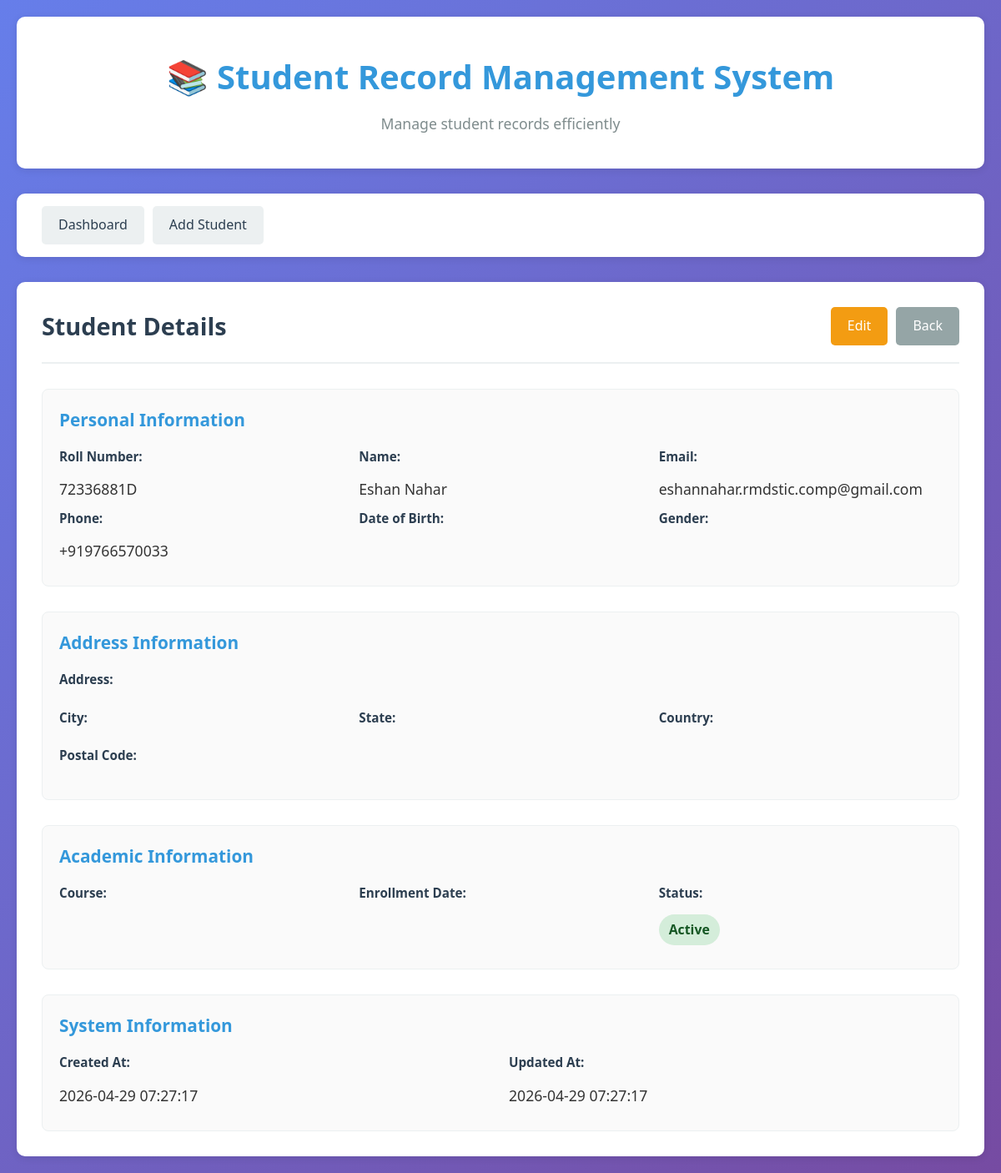
/view_student.php?id=3, run on the app's committed database.
### tables this page shows
CREATE TABLE students (
        id INTEGER PRIMARY KEY AUTOINCREMENT,
        roll_number TEXT UNIQUE NOT NULL,
        first_name TEXT NOT NULL,
        last_name TEXT NOT NULL,
        email TEXT UNIQUE NOT NULL,
        phone TEXT,
        date_of_birth DATE,
        gender TEXT,
        address TEXT,
        city TEXT,
        state TEXT,
        country TEXT,
        postal_code TEXT,
        course TEXT,
        enrollment_date DATE,
        status TEXT DEFAULT 'Active',
        created_at TIMESTAMP DEFAULT CURRENT_TIMESTAMP,
        updated_at TIMESTAMP DEFAULT CURRENT_TIMESTAMP
    );

### view_student.php (the view, shortened to what this page needs)
<?php
require_once 'db.php';
$student_id = intval($_GET['id']);
$student = null;
try {
    if (DB_TYPE === 'sqlite') {
        $query = "SELECT * FROM students WHERE id = ?";
        $stmt = $conn->prepare($query);
        $stmt->execute([$student_id]);
        $student = $stmt->fetch(PDO::FETCH_ASSOC);
    } else if (DB_TYPE === 'mysql') {
        $query = "SELECT * FROM students WHERE id = $student_id";
        $result = $conn->query($query);
        $student = $result->fetch_assoc();
    }
} catch (Exception $e) {
    header('Location: index.php');
    exit;
}
?>
<!DOCTYPE html>
<html lang="en">
<head>
    <link rel="stylesheet" href="assets/css/style.css">
</head>
<body>
    <div class="container">
        <div class="header">
            <h1>📚 Student Record Management System</h1>
            <p>Manage student records efficiently</p>
        </div>
        <nav class="navbar">
            <a href="index.php" class="nav-link">Dashboard</a>
            <a href="add_student.php" class="nav-link">Add Student</a>
        </nav>
        <div class="view-container">
            <div class="view-header">
                <h2>Student Details</h2>
                <div class="view-actions">
                    <a href="edit_student.php?id=<?php echo $student['id']; ?>" class="btn btn-edit">Edit</a>
                    <a href="index.php" class="btn btn-secondary">Back</a>
                </div>
            </div>
            <div class="student-details">
                <div class="detail-section">
                    <h3>Personal Information</h3>
                    <div class="detail-row">
                        <div class="detail-item">
                            <label>Roll Number:</label>
                            <p><?php echo htmlspecialchars($student['roll_number']); ?></p>
                        </div>
                        <div class="detail-item">
                            <label>Name:</label>
                            <p><?php echo htmlspecialchars($student['first_name'] . ' ' . $student['last_name']); ?></p>
                        </div>
                        <div class="detail-item">
                            <label>Email:</label>
                            <p><?php echo htmlspecialchars($student['email']); ?></p>
                        </div>
                    </div>
                    <div class="detail-row">
                        <div class="detail-item">
                            <label>Phone:</label>
                            <p><?php echo htmlspecialchars($student['phone'] ?? 'N/A'); ?></p>
                        </div>
                        <div class="detail-item">
                            <label>Date of Birth:</label>
                            <p><?php echo htmlspecialchars($student['date_of_birth'] ?? 'N/A'); ?></p>
                        </div>
                        <div class="detail-item">
                            <label>Gender:</label>
                            <p><?php echo htmlspecialchars($student['gender'] ?? 'N/A'); ?></p>
                        </div>
                    </div>
                </div>
                <div class="detail-section">
                    <h3>Address Information</h3>
                    <div class="detail-row">
                        <div class="detail-item">
                            <label>Address:</label>
                            <p><?php echo htmlspecialchars($student['address'] ?? 'N/A'); ?></p>
                        </div>
                    </div>
                    <div class="detail-row">
                        <div class="detail-item">
                            <label>City:</label>
                            <p><?php echo htmlspecialchars($student['city'] ?? 'N/A'); ?></p>
                        </div>
                        <div class="detail-item">
                            <label>State:</label>
                            <p><?php echo htmlspecialchars($student['state'] ?? 'N/A'); ?></p>
                        </div>
                        <div class="detail-item">
                            <label>Country:</label>
                            <p><?php echo htmlspecialchars($student['country'] ?? 'N/A'); ?></p>
                        </div>
                    </div>
                    <div class="detail-row">
                        <div class="detail-item">
                            <label>Postal Code:</label>
                            <p><?php echo htmlspecialchars($student['postal_code'] ?? 'N/A'); ?></p>
                        </div>
                    </div>
                </div>
                <div class="detail-section">
                    <h3>Academic Information</h3>
                    <div class="detail-row">
                        <div class="detail-item">
                            <label>Course:</label>
                            <p><?php echo htmlspecialchars($student['course'] ?? 'N/A'); ?></p>
                        </div>
                        <div class="detail-item">
                            <label>Enrollment Date:</label>
                            <p><?php echo htmlspecialchars($student['enrollment_date'] ?? 'N/A'); ?></p>
                        </div>
                        <div class="detail-item">
                            <label>Status:</label>
                            <p><span class="status status-<?php echo strtolower($student['status']); ?>">
                                <?php echo htmlspecialchars($student['status']); ?>
                            </span></p>
                        </div>
                    </div>
                </div>
                <div class="detail-section">
                    <h3>System Information</h3>
                    <div class="detail-row">
                        <div class="detail-item">
                            <label>Created At:</label>
                            <p><?php echo htmlspecialchars($student['created_at']); ?></p>
                        </div>
                        <div class="detail-item">
                            <label>Updated At:</label>
                            <p><?php echo htmlspecialchars($student['updated_at']); ?></p>
                        </div>
                    </div>
                </div>
            </div>
        </div>
    </div>
</body>
</html>

### assets/css/style.css (style rules this page uses)
* { margin: 0; padding: 0; box-sizing: border-box; }
:root { --primary-color: #3498db; --secondary-color: #2c3e50; --success-color: #27ae60; --danger-color: #e74c3c; --warning-color: #f39c12; --light-color: #ecf0f1; --dark-color: #2c3e50; --text-color: #333; --border-color: #bdc3c7; --shadow: 0 2px 10px rgba(0, 0, 0, 0.1); }
body { font-family: 'Segoe UI', Tahoma, Geneva, Verdana, sans-serif; background: linear-gradient(135deg, #667eea 0%, #764ba2 100%); min-height: 100vh; color: var(--text-color); line-height: 1.6; }
.container { max-width: 1200px; margin: 0 auto; padding: 20px; }
.header { background: white; padding: 40px 30px; border-radius: 10px; margin-bottom: 30px; box-shadow: var(--shadow); text-align: center; }
.header h1 { color: var(--primary-color); font-size: 2.5em; margin-bottom: 10px; }
.header p { color: #7f8c8d; font-size: 1.1em; }
.navbar { display: flex; gap: 10px; margin-bottom: 30px; background: white; padding: 15px 30px; border-radius: 10px; box-shadow: var(--shadow); flex-wrap: wrap; }
.nav-link { padding: 10px 20px; background: var(--light-color); color: var(--secondary-color); text-decoration: none; border-radius: 5px; transition: all 0.3s ease; font-weight: 500; }
.btn { padding: 10px 20px; border: none; border-radius: 5px; cursor: pointer; text-decoration: none; font-weight: 500; transition: all 0.3s ease; display: inline-block; text-align: center; }
.btn-secondary { background: #95a5a6; color: white; }
.btn-edit { background: var(--warning-color); color: white; }
.status { padding: 6px 12px; border-radius: 20px; font-size: 0.9em; font-weight: 600; display: inline-block; }
.status-active { background: #d4edda; color: #155724; }
.view-container { background: white; padding: 30px; border-radius: 10px; box-shadow: var(--shadow); }
.view-header { display: flex; justify-content: space-between; align-items: center; margin-bottom: 30px; padding-bottom: 20px; border-bottom: 2px solid var(--light-color); }
.view-header h2 { color: var(--secondary-color); font-size: 1.8em; }
.view-actions { display: flex; gap: 10px; flex-wrap: wrap; }
.student-details { display: flex; flex-direction: column; gap: 30px; }
.detail-section { border: 1px solid var(--light-color); padding: 20px; border-radius: 8px; background: #fafafa; }
.detail-section h3 { color: var(--primary-color); margin-bottom: 15px; font-size: 1.3em; }
.detail-row { display: grid; grid-template-columns: repeat(auto-fit, minmax(250px, 1fr)); gap: 20px; }
.detail-item { display: flex; flex-direction: column; }
.detail-item label { font-weight: 600; color: var(--secondary-color); margin-bottom: 5px; font-size: 0.95em; }
.detail-item p { color: var(--text-color); font-size: 1.1em; padding: 8px 0; }

### data on the page
students: roll_number "72336881D", first_name+last_name "Eshan Nahar", email "eshannahar.rmdstic.comp@gmail.com", phone "+919766570033", status "Active", created_at "2026-04-29 07:27:17", updated_at "2026-04-29 07:27:17"
